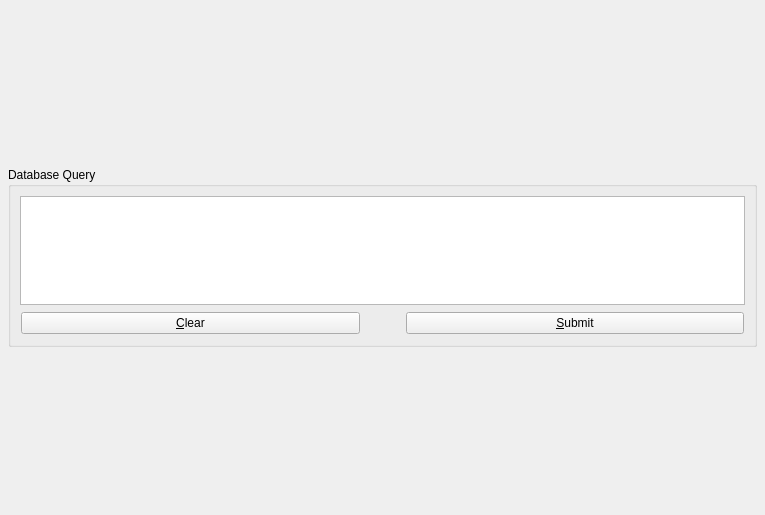
<?xml version="1.0" encoding="UTF-8"?>
<ui version="4.0">
 <class>Browser</class>
 <widget class="QWidget" name="Browser">
  <property name="geometry">
   <rect>
    <x>0</x>
    <y>0</y>
    <width>765</width>
    <height>515</height>
   </rect>
  </property>
  <property name="windowTitle">
   <string>Qt SQL Browser</string>
  </property>
  <layout class="QVBoxLayout">
   <property name="spacing">
    <number>6</number>
   </property>
   <property name="leftMargin">
    <number>8</number>
   </property>
   <property name="topMargin">
    <number>8</number>
   </property>
   <property name="rightMargin">
    <number>8</number>
   </property>
   <property name="bottomMargin">
    <number>8</number>
   </property>
   <item>
    <widget class="QSplitter" name="splitter_2">
     <property name="sizePolicy">
      <sizepolicy hsizetype="Expanding" vsizetype="Expanding">
       <horstretch>0</horstretch>
       <verstretch>0</verstretch>
      </sizepolicy>
     </property>
     <property name="orientation">
      <enum>Qt::Horizontal</enum>
     </property>
     <widget class="QGroupBox" name="groupBox">
      <property name="sizePolicy">
       <sizepolicy hsizetype="Preferred" vsizetype="MinimumExpanding">
        <horstretch>0</horstretch>
        <verstretch>0</verstretch>
       </sizepolicy>
      </property>
      <property name="maximumSize">
       <size>
        <width>16777215</width>
        <height>180</height>
       </size>
      </property>
      <property name="title">
       <string>Database Query</string>
      </property>
      <layout class="QVBoxLayout">
       <property name="spacing">
        <number>6</number>
       </property>
       <property name="leftMargin">
        <number>9</number>
       </property>
       <property name="topMargin">
        <number>9</number>
       </property>
       <property name="rightMargin">
        <number>9</number>
       </property>
       <property name="bottomMargin">
        <number>9</number>
       </property>
       <item>
        <widget class="QTextEdit" name="sqlEdit">
         <property name="enabled">
          <bool>true</bool>
         </property>
         <property name="sizePolicy">
          <sizepolicy hsizetype="Expanding" vsizetype="MinimumExpanding">
           <horstretch>0</horstretch>
           <verstretch>0</verstretch>
          </sizepolicy>
         </property>
         <property name="minimumSize">
          <size>
           <width>0</width>
           <height>18</height>
          </size>
         </property>
         <property name="baseSize">
          <size>
           <width>0</width>
           <height>120</height>
          </size>
         </property>
        </widget>
       </item>
       <item>
        <layout class="QHBoxLayout">
         <property name="spacing">
          <number>6</number>
         </property>
         <property name="leftMargin">
          <number>1</number>
         </property>
         <property name="topMargin">
          <number>1</number>
         </property>
         <property name="rightMargin">
          <number>1</number>
         </property>
         <property name="bottomMargin">
          <number>1</number>
         </property>
         <item>
          <widget class="QPushButton" name="clearButton">
           <property name="text">
            <string>&amp;Clear</string>
           </property>
          </widget>
         </item>
         <item>
          <spacer>
           <property name="orientation">
            <enum>Qt::Horizontal</enum>
           </property>
           <property name="sizeType">
            <enum>QSizePolicy::Preferred</enum>
           </property>
           <property name="sizeHint" stdset="0">
            <size>
             <width>40</width>
             <height>20</height>
            </size>
           </property>
          </spacer>
         </item>
         <item>
          <widget class="QPushButton" name="submitButton">
           <property name="text">
            <string>&amp;Submit</string>
           </property>
          </widget>
         </item>
        </layout>
       </item>
      </layout>
     </widget>
    </widget>
   </item>
  </layout>
  <action name="insertRowAction">
   <property name="enabled">
    <bool>false</bool>
   </property>
   <property name="text">
    <string>&amp;Insert Row</string>
   </property>
   <property name="statusTip">
    <string>Inserts a new Row</string>
   </property>
  </action>
  <action name="deleteRowAction">
   <property name="enabled">
    <bool>false</bool>
   </property>
   <property name="text">
    <string>&amp;Delete Row</string>
   </property>
   <property name="statusTip">
    <string>Deletes the current Row</string>
   </property>
  </action>
  <action name="fieldStrategyAction">
   <property name="checkable">
    <bool>true</bool>
   </property>
   <property name="text">
    <string>Submit on &amp;Field Change</string>
   </property>
   <property name="toolTip">
    <string>Commit on Field Change</string>
   </property>
  </action>
  <action name="rowStrategyAction">
   <property name="checkable">
    <bool>true</bool>
   </property>
   <property name="text">
    <string>Submit on &amp;Row Change</string>
   </property>
   <property name="toolTip">
    <string>Commit on Row Change</string>
   </property>
  </action>
  <action name="manualStrategyAction">
   <property name="checkable">
    <bool>true</bool>
   </property>
   <property name="text">
    <string>Submit &amp;Manually</string>
   </property>
   <property name="toolTip">
    <string>Commit Manually</string>
   </property>
  </action>
  <action name="submitAction">
   <property name="text">
    <string>&amp;Submit All</string>
   </property>
   <property name="toolTip">
    <string>Submit Changes</string>
   </property>
  </action>
  <action name="revertAction">
   <property name="text">
    <string>&amp;Revert All</string>
   </property>
   <property name="toolTip">
    <string>Revert</string>
   </property>
  </action>
  <action name="selectAction">
   <property name="text">
    <string>S&amp;elect</string>
   </property>
   <property name="toolTip">
    <string>Refresh Data from Database</string>
   </property>
  </action>
 </widget>
 <tabstops>
  <tabstop>sqlEdit</tabstop>
  <tabstop>submitButton</tabstop>
 </tabstops>
 <resources/>
 <connections/>
</ui>
